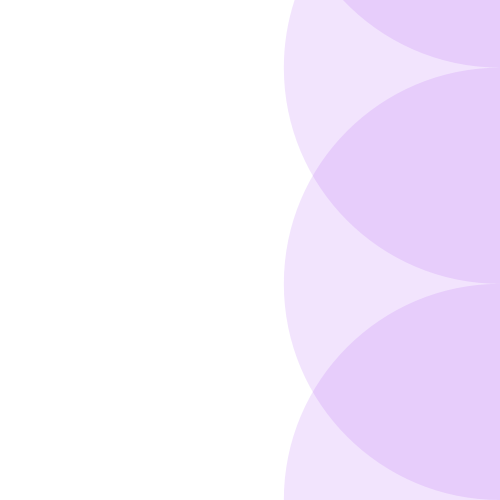
Frame 1 (no input)
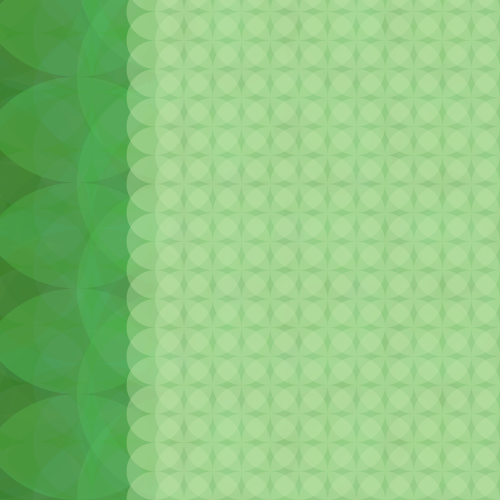
Frame 60 (the mouse pressed at the canvas centre just before this capture)
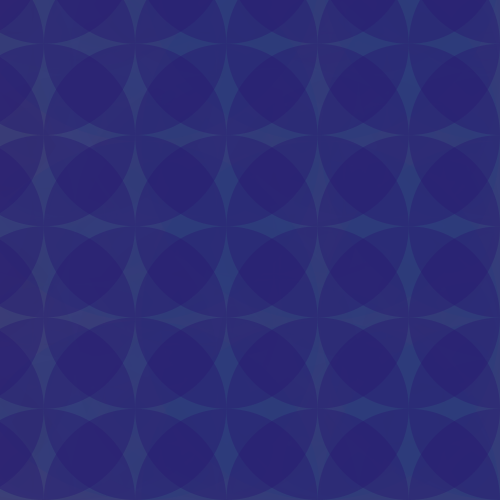
Frame 120 (the mouse held since frame 60 and released just before this capture)

The Processing sketch that drew these frames (run headless with seeded random() and noise(); from frame 60 on, the mouse is pressed at the canvas centre):

// Processing sketch: processing_105482
// ── processing_105482.pde

float xPos; //xPosition
float yPos; //yPosition

float c=1; //counter

float center; //center point

float cr; //red
float cg; //green
float cb; //blue
float t; //tint

boolean s; //mouseClicked switch point

void setup() {
  size(500, 500);
  background(255);

  cr=random(0, 255);
  cg=random(0, 255);
  cb=random(0, 255);
  t=random(10, 125);

  center=random(25, width);

  xPos=width+(center/2);
  yPos=height+(center/2);

  s=false;
}

void draw() {
  if (s==true) {
    if (xPos<500) {
      for (int i=0; i<50; i++) {
        xfcicrcle();
        c++;
      }
      for (int i=0; i<50; i++) {
        xscircle();
        c++;
      }
    }
    else {
      cr=random(0, 255);
      cg=random(0, 255);
      cb=random(0, 255);
      t=random(10, 125);

      center=random(25, width);

      xPos=-(center/2);
      yPos=-(center/2);
    }
  }
  else {
    if (xPos>0) {
      for (int i=0; i<50; i++) {
        yfcircle();
        c++;
      }
      for (int i=0; i<50; i++) {
        yscircle();
        c++;
      }
    }
    else {
      cr=random(0, 255);
      cg=random(0, 255);
      cb=random(0, 255);
      t=random(10, 125);

      center=random(25, width);

      xPos=width+(center/2);
      yPos=height+(center/2);
    }
  }
}

void xfcicrcle() {
  if (c==50) {
    yPos=0;
    xPos=xPos+=(center/2);
    c=0;
  }
  else {
    fill(cr, cg, cb, t);
    noStroke();
    ellipse(xPos, yPos+=(center/2), center, center);
  }
}
void xscircle() {
  if (c==50) {
    yPos=-(center/2);
    xPos=xPos+=(center/2);
    c=0;
  }
  else {
    fill(cr, cg, cb, t);
    noStroke();
    ellipse(xPos, yPos+=(center/2), center, center);
  }
}

void yfcircle() {
  if (c==50) {
    yPos=height+(center/2);
    xPos=xPos-=(center/2);
    c=0;
  }
  else {
    fill(cr, cg, cb, t);
    noStroke();
    ellipse(xPos, yPos-=(center/2), center, center);
  }
}
void yscircle() {
  if (c==50) {
    yPos=height+(center/2);
    xPos=xPos-=(center/2);
    c=0;
  }
  else {
    fill(cr, cg, cb, t);
    noStroke();
    ellipse(xPos, yPos-=(center/2), center, center);
  }
}

void mouseClicked() {
  s=!s;

  cr=random(0, 255);
  cg=random(0, 255);
  cb=random(0, 255);
  t=random(10, 125);

  center=random(25, width);

  c=0;

  if (s==false) {
    xPos=-(center/2);
    yPos=-(center/2);
  }
  else {
    xPos=width+(center/2);
    yPos=height+(center/2);
  }
}
